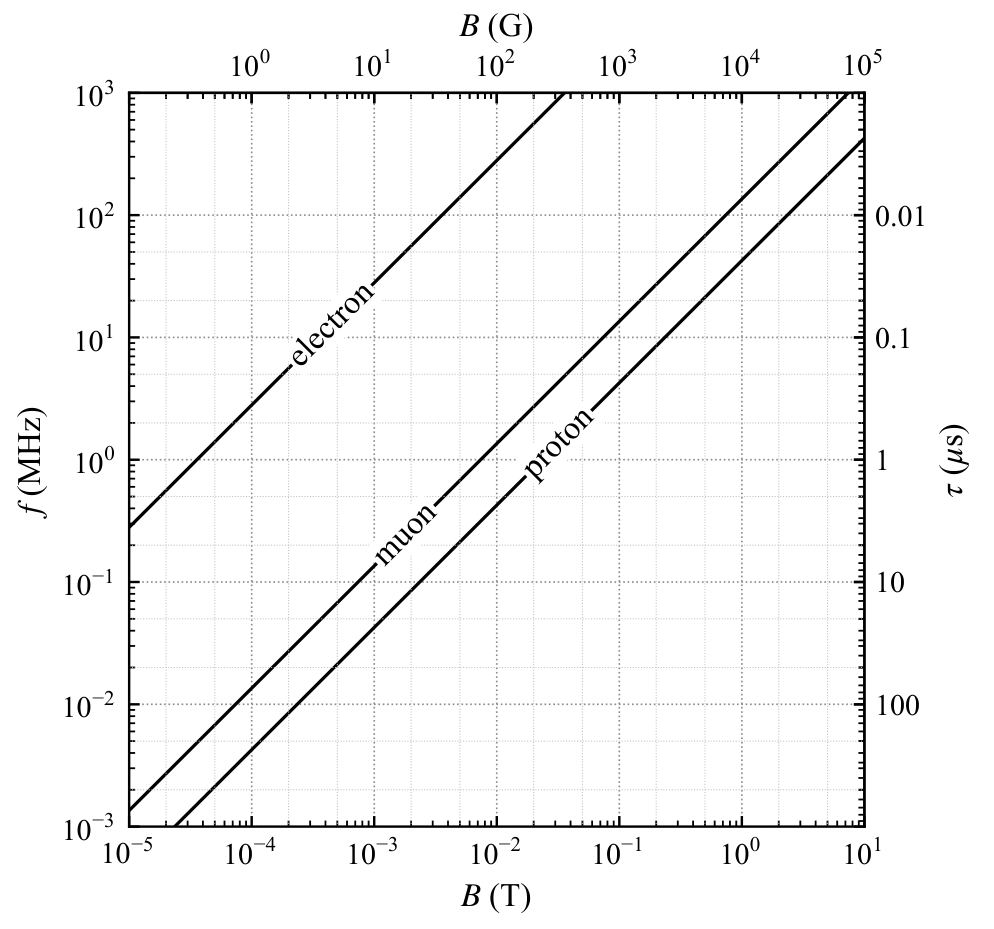

Write the Python code that produced this figure.
# -*- coding: utf-8 -*-
# Fig 3.24 Larmor frequencies: f = (gamma/2pi) B on log-log axes for electron,
# muon and proton; right axis shows the corresponding period tau = 1/f
# (reversed scale), top axis the field in gauss.
import numpy as np
import matplotlib
matplotlib.use('Agg')
import matplotlib.pyplot as plt
import sys
sys.path.insert(0, r'E:\AI整理书籍\磁学\book\fig_src')
from mplstyle import new_fig, save_fig

fig, ax = new_fig(4.6, 4.3)
fig.subplots_adjust(left=0.13, right=0.87, top=0.90, bottom=0.11)

B = np.logspace(-5, 1, 200)
ax.loglog(B, 2.80e4 * B, color='black', lw=1.1)      # electron  28.0 GHz/T
ax.loglog(B, 1.355e2 * B, color='black', lw=1.1)     # muon      135.5 MHz/T
ax.loglog(B, 4.258e1 * B, color='black', lw=1.1)     # proton    42.58 MHz/T

ax.set_xlim(1e-5, 10)
ax.set_ylim(1e-3, 1e3)
# dotted grid at each decade and at the 2 and 5 positions (as in the print)
ax.grid(True, which='major', ls=':', lw=0.55, color='0.55')
ax.grid(False, which='minor')
for e in range(-6, 2):
    for m in (2, 5):
        x = m * 10.0 ** e
        if 1e-5 < x < 10:
            ax.axvline(x, ls=':', lw=0.35, color='0.75')
        y = m * 10.0 ** e
        if 1e-3 < y < 1e3:
            ax.axhline(y, ls=':', lw=0.35, color='0.75')
ax.set_xlabel(r'$B$ (T)')
ax.set_ylabel(r'$f$ (MHz)')

# labels along the lines (square log canvas -> 45 degrees)
for x0, g, lab in [(4.5e-4, 2.80e4, 'electron'),
                   (1.8e-3, 1.355e2, 'muon'),
                   (3.2e-2, 4.258e1, 'proton')]:
    ax.text(x0, g * x0, lab, rotation=45, ha='center', va='center',
            fontsize=11, bbox=dict(fc='white', ec='none', pad=1.0))

# top axis: B in gauss
tax = ax.secondary_xaxis('top', functions=(lambda x: x * 1e4,
                                           lambda x: x / 1e4))
tax.set_xticks([1, 10, 100, 1000, 1e4, 1e5])
tax.set_xlabel(r'$B$ (G)')
# right axis: tau = 1/f in microseconds (increases downward)
rax = ax.secondary_yaxis('right', functions=(lambda f: 1.0 / f,
                                             lambda tau: 1.0 / tau))
rax.set_yticks([1e-2, 1e-1, 1, 10, 100])
rax.set_yticklabels(['0.01', '0.1', '1', '10', '100'])
rax.set_ylabel(r'$\tau$ ($\mu$s)')

save_fig(fig, 'ch3', 'fig3_24')
